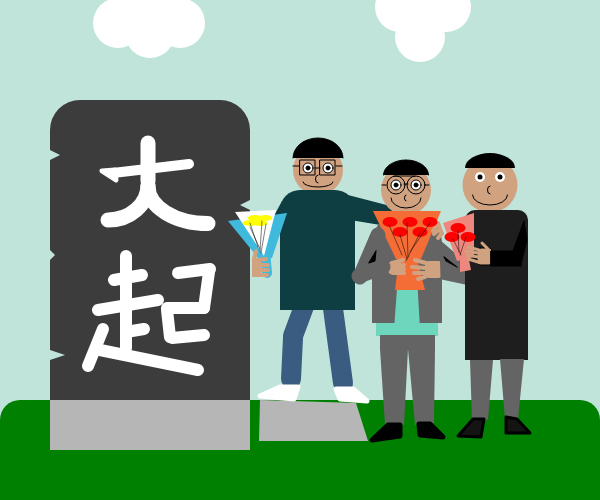
Frame 1 (no input)
Frame 60 (no input): identical to frame 1, image omitted
Frame 120 (the mouse pressed at the canvas centre since frame 60): identical to frame 1, image omitted

The p5.js sketch that drew this single still picture (run headless with seeded random() and noise() and a simulated clock; from frame 60 on, the mouse is pressed at the canvas centre):

// p5.js sketch
// ── sketch.js
/*Hyeonjoon_nam
  Draw Your Family Assignment
  CS099
  Spring 2020 */

function setup() {
  createCanvas(600, 500);
  angleMode(DEGREES);
}

function draw() {
  background("#C0E4DA");
  
  //Ground
  push();
  noStroke();
  fill("green");
  rect(0, 400, 600, 120, 20, 20, 0);
  fill(182);
  noStroke();
  quad(260, 400, 356, 403, 368, 441, 259, 441);
  rect(50, 400, 200, 50);
  pop();
  
  //Clouds
  push();
  noStroke();
  fill(255);
  circle(118, 23, 50);
  circle(148, 0, 50);
  circle(150, 33, 50);
  circle(180, 23, 50);
  circle(400, 7, 50);
  circle(420, 37, 50);
  circle(446, 7, 50);
  pop();
  
  //Rock
  push();
  noStroke();
  fill(60);
  rect(50, 100, 200, 300, 30, 30, 0);
  fill("#C0E4DA");
  
  //Rock_detail_leftside
  triangle(50, 150, 50, 160, 60, 155);
  triangle(50, 250, 50, 260, 55, 255);
  triangle(50, 350, 50, 360, 65, 355);
  
  //Rock_detail_rightside
  triangle(250, 200, 250, 210, 240, 205);
  pop();
  
  //Rock_detail_Daekey(My highschool name)
  push();
  fill(255);
  strokeWeight(5);
  stroke(255);
  strokeJoin(ROUND);
  triangle(102, 171, 116, 180, 115, 170);
  strokeWeight(10);
  line(113, 173, 189, 164);
  strokeWeight(15);
  line(148, 143, 148, 181);
  push();
  noFill();
  strokeWeight(15);
  arc(108, 185, 80, 70, 0, 90);
  arc(208, 186, 120, 75, 90, 180);
  pop();
  push();
  strokeWeight(12);
  line(114, 280, 142, 275);
  line(98, 310, 158, 300);
  line(126, 256, 126, 348);
  line(126, 332, 144, 329);
  line(103, 329, 88, 366);
  line(100, 350, 198, 370);
  line(178, 273, 210, 269);
  line(209, 272, 204, 308);
  line(167, 308, 204, 308);  
  line(167, 310, 170, 337);
  line(172, 338, 204, 335);
  pop();
  pop();
  
  //Friend_1
  push();
  strokeWeight(20);
  strokeCap(ROUND);
  stroke("#395C80");
  line(306, 301, 293, 336);
  line(293, 338, 291, 379);
  line(332, 301, 343, 383);
  pop();
  push();
  fill("#D0A280");
  noStroke();
  circle(318, 170, 50);
  fill("#0E3E41");
  rect(280, 190, 75, 120, 20, 20, 0);
  quad(282, 201, 254, 253, 267, 267, 281, 225);
  quad(348, 195, 425, 215, 411, 230, 350, 220);
  pop();
  push();
  strokeWeight(5);
  stroke("white");
  fill("white");
  strokeJoin(ROUND);
  quad(280, 387, 260, 396, 294, 399, 298, 387);
  quad(336, 389, 340, 399, 367, 401, 353, 389);
  pop();
  push();
  strokeWeight(10);
  stroke("#3FB9DC");
  line(265, 251, 267, 273);
  pop();
  push();
  noStroke();
  fill("#3FB9DC"); 
  quad(228, 221, 259, 259, 272, 258, 287, 213);
  fill(255);
  triangle(235, 212, 264, 256, 276, 210);
  pop();
  fill(255);
  circle(308, 168, 10);
  circle(328, 168, 10);
  fill(0);
  circle(308, 168, 4);
  circle(328, 168, 4);
  push();
  noFill();
  rect(300, 160, 15, 15);
  rect(320, 160, 15, 15);
  line(299, 166, 293, 166);
  line(336, 166, 342, 166);
  line(315, 168, 320, 168);
  arc(318, 182, 30, 10, 0, 180);
  arc(318, 179, 5, 8, 90, 270);
  pop();
  arc(318, 158, 50, 40, 180, 360);
  push();
  strokeWeight(4);
  stroke("#D0A280");
  fill("#D0A280");
  rect(254, 260, 5, 15);
  line(254, 259, 256, 251);
  line(258, 260, 266, 259);
  line(260, 265, 268, 265);
  line(260, 270, 268, 270);
  line(259, 275, 267, 275);
  pop();
  
  //Me
  push();
  noStroke();
  fill("#D0A280");
  circle(406, 190, 50);
  fill("#646464");
  rect(372, 213, 70, 110, 30, 30, 0);
  fill("#6ED6BC");
  quad(402, 222, 394, 329, 420, 329, 414, 225);
  rect(376, 323, 62, 13);
  fill("#F56D36");
  quad(373, 211, 441, 211, 421, 259, 396, 259);
  quad(400, 250, 395, 290, 425, 290, 416, 255);
  fill("#646464");
  rect(380, 335, 55, 15);
  quad(380, 349, 385, 425, 404, 425, 408, 349);
  quad(408, 349, 415, 425, 434, 423, 435, 349);
  pop();
  push();
  strokeWeight(5);
  strokeJoin(ROUND);
  quad(388, 425, 372, 440, 400, 436, 400, 425);
  quad(419, 424, 420, 435, 443, 437, 430, 424);
  pop();
  push();
  fill(255);
  circle(396, 185, 10);
  circle(416, 185, 10);
  fill(0);
  circle(396, 185, 4);
  circle(416, 185, 4);
  push();
  noFill();
  circle(396, 185, 18);
  circle(416, 185, 18);
  arc(406, 198, 30, 20, 0, 180);
  arc(406, 198, 3, 6, 90, 270);
  pop();
  line(382, 185, 386, 185);
  line(425, 185, 429, 185);
  line(404, 184, 408, 184);
  line(394, 176, 415, 176);
  fill(0);
  arc(406, 175, 45, 30, 180, 360);
  pop();
  push()
  strokeWeight(4);
  stroke("#D0A280");
  line(438, 224, 433, 231);
  line(440, 229, 434, 234);
  line(442, 233, 438, 238);
  line(442, 234, 438, 223);
  fill("#D0A280");
  rect(427, 263, 13, 13, 2);
  line(415, 260, 426, 263);
  line(412, 267, 426, 268);
  line(414, 273, 425, 273);
  line(418, 279, 425, 277);
  rect(390, 263, 10, 10, 3);
  line(392, 263, 403, 260);
  line(397, 266, 404, 265);
  line(397, 269, 404, 269);
  line(398, 273, 404, 273);
  pop();
  push();
  stroke("#646464");
  strokeWeight(15);
  line(378, 235, 360, 277);
  line(359, 276, 383, 267);
  strokeWeight(3);
  fill("#646464");
  strokeJoin(ROUND);
  quad(441, 243, 470, 268, 470, 284, 442, 278);
  pop();
  push();
  fill(0);
  triangle(376, 251, 375, 261, 369, 263);
  triangle(444, 257, 446, 261, 457, 267);
  pop();
  
  //Friend_2
  push();
  noStroke();
  fill("#D0A280");
  circle(490, 185, 55);
  fill(30);
  rect(465, 210, 63, 150, 10, 10, 0);
  fill(255);
  circle(480, 177, 10);
  circle(500, 177, 10);
  fill(0);
  circle(480, 177, 5);
  circle(500, 177, 5);  
  arc(490, 168, 50, 30, 180, 360);
  pop();
  push();
  noFill();
  arc(490, 195, 35, 20, 0, 180);
  arc(490, 190, 5, 8, 90, 270);
  pop();
  push();
  fill("#EE887E");
  noStroke();
  quad(443, 223, 474, 213, 474, 257, 457, 261);
  quad(460, 256, 460, 272, 471, 270, 468, 255);
  pop();
  push();
  fill("#D0A280");
  rect(477, 248, 15, 17, 3);
  push();
  strokeWeight(3);
  stroke("#D0A280");
  line(479, 250, 468, 247);
  line(478, 253, 466, 251);
  line(478, 257, 467, 255);
  line(478, 262, 468, 259);
  line(482, 243, 488, 249);
  pop();
  pop();
  push();
  fill(0);
  rect(491, 251, 30, 15);
  quad(513, 251, 524, 221, 527, 240, 521, 264);
  pop();
  push();
  noStroke();
  fill("#646464");
  quad(470, 360, 472, 420, 488, 420, 493, 360);
  quad(500, 359, 505, 419, 518, 419, 524, 359);
  pop();
  push();
  fill(20);
  strokeWeight(3);
  strokeJoin(ROUND);
  quad(473, 419, 458, 436, 481, 437, 484, 419);
  quad(506, 417, 506, 433, 530 , 433, 517, 419);
  pop();
  //Flowers
  push();
  noStroke();
  fill("yellow");
  ellipse(250, 223, 15, 6);
  ellipse(260, 223, 15, 6);
  ellipse(255, 218, 15, 6);
  ellipse(265, 218, 15, 6);
  fill("red");
  ellipse(390, 222, 15, 10);
  ellipse(410, 222, 15, 10);
  ellipse(400, 232, 15, 10);
  ellipse(420, 232, 15, 10);
  ellipse(430, 222, 15, 10);
  ellipse(452, 237, 15, 10);
  ellipse(458, 228, 15, 10);
  ellipse(468, 237, 15, 10);
  pop();
  push()
  strokeWeight(1);
  stroke(0, 130);
  line(250, 227, 260, 249);
  line(250, 223, 258, 247);
  line(262, 221, 260, 251);
  line(266, 224, 261, 253);
  line(389, 225, 402, 255);
  line(400, 235, 407, 259);
  line(407, 223, 408, 257);
  line(420, 233, 406, 261);
  line(430, 223, 410, 252);
  line(453, 239, 461, 255);
  line(458, 231, 459, 252);
  line(466, 237, 460, 255);
  pop();
  
}
function mouseClicked() {  
  let MX = mouseX;
  let MY = mouseY;
  console.log(MX + " / " + MY);
}
